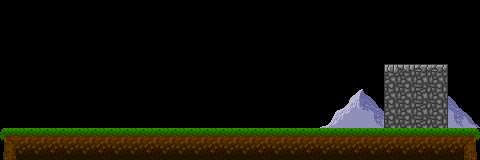

This is a level from a 2D game, rendered from its Tiled map with the project's own tilesets. A one-line summary and the complete map file follow:
An orthogonal 30x10 tile map with 16x16 px tiles, 3 tile layers (Background, Ground, Cover), 2 tilesets and 3 objects (2x Spikey, LevelLoadTrigger).

<map version="1.2" tiledversion="1.2.4" orientation="orthogonal" renderorder="right-down" width="30" height="10" tilewidth="16" tileheight="16" infinite="0" nextlayerid="14" nextobjectid="13">
 <tileset firstgid="1" source="grass-land-3.tsx" />
 <tileset firstgid="581" source="stone-land.tsx" />
 <layer id="9" name="Background" width="30" height="10">
  <data encoding="csv">
0,0,0,0,0,0,0,0,0,0,0,0,0,0,0,0,0,0,0,0,0,0,0,0,0,0,0,0,0,0,
0,0,0,0,0,0,0,0,0,0,0,0,0,0,0,0,0,0,0,0,0,0,0,0,0,0,0,0,0,0,
0,0,0,0,0,0,0,0,0,0,0,0,0,0,0,0,0,0,0,0,0,0,0,0,0,0,0,0,0,0,
0,0,0,0,0,0,0,0,0,0,0,0,0,0,0,0,0,0,0,0,0,0,0,0,0,0,0,0,0,0,
0,0,0,0,0,0,0,0,0,0,0,0,0,0,0,0,0,0,0,0,6,7,8,9,10,11,12,13,14,0,
0,0,0,0,0,0,0,0,0,0,0,0,0,0,0,0,0,0,0,0,35,36,37,38,39,40,41,42,43,0,
0,0,0,0,0,0,0,0,0,0,0,0,0,0,0,0,0,0,0,0,64,65,66,67,68,69,97,96,67,0,
0,0,0,0,0,0,0,0,0,0,0,0,0,0,0,0,0,0,0,0,93,94,95,96,97,97,97,97,96,72,
0,0,0,0,0,0,0,0,0,0,0,0,0,0,0,0,0,0,0,0,0,0,0,0,0,0,0,0,0,0,
0,0,0,0,0,0,0,0,0,0,0,0,0,0,0,0,0,0,0,0,0,0,0,0,0,0,0,0,0,0
</data>
 </layer>
 <layer id="10" name="Ground" width="30" height="10">
  <data encoding="csv">
0,0,0,0,0,0,0,0,0,0,0,0,0,0,0,0,0,0,0,0,0,0,0,0,0,0,0,0,0,0,
0,0,0,0,0,0,0,0,0,0,0,0,0,0,0,0,0,0,0,0,0,0,0,0,0,0,0,0,0,0,
0,0,0,0,0,0,0,0,0,0,0,0,0,0,0,0,0,0,0,0,0,0,0,0,0,0,0,0,0,0,
0,0,0,0,0,0,0,0,0,0,0,0,0,0,0,0,0,0,0,0,0,0,0,0,0,0,0,0,0,0,
0,0,0,0,0,0,0,0,0,0,0,0,0,0,0,0,0,0,0,0,0,0,0,0,0,0,0,0,0,0,
0,0,0,0,0,0,0,0,0,0,0,0,0,0,0,0,0,0,0,0,0,0,0,0,0,0,0,0,0,0,
0,0,0,0,0,0,0,0,0,0,0,0,0,0,0,0,0,0,0,0,0,0,0,0,0,0,0,0,0,0,
0,0,0,0,0,0,0,0,0,0,0,0,0,0,0,0,0,0,0,0,0,0,0,0,0,0,0,0,0,0,
1,2,3,4,2,3,4,3,3,4,2,3,3,4,2,3,4,3,3,4,2,3,4,3,4,3,4,3,4,5,
30,31,32,33,31,32,33,32,32,33,31,32,32,33,31,32,33,32,32,33,31,32,33,32,33,32,33,32,33,34
</data>
 </layer>
 <layer id="11" name="Cover" width="30" height="10">
  <data encoding="csv">
0,0,0,0,0,0,0,0,0,0,0,0,0,0,0,0,0,0,0,0,0,0,0,0,0,0,0,0,0,0,
0,0,0,0,0,0,0,0,0,0,0,0,0,0,0,0,0,0,0,0,0,0,0,0,0,0,0,0,0,0,
0,0,0,0,0,0,0,0,0,0,0,0,0,0,0,0,0,0,0,0,0,0,0,0,0,0,0,0,0,0,
0,0,0,0,0,0,0,0,0,0,0,0,0,0,0,0,0,0,0,0,0,0,0,0,0,0,0,0,0,0,
0,0,0,0,0,0,0,0,0,0,0,0,0,0,0,0,0,0,0,0,0,0,0,0,581,582,583,584,0,0,
0,0,0,0,0,0,0,0,0,0,0,0,0,0,0,0,0,0,0,0,0,0,0,0,594,595,596,597,0,0,
0,0,0,0,0,0,0,0,0,0,0,0,0,0,0,0,0,0,0,0,0,0,0,0,594,595,596,597,0,0,
0,0,0,0,0,0,0,0,0,0,0,0,0,0,0,0,0,0,0,0,0,0,0,0,594,595,596,597,0,0,
0,0,0,0,0,0,0,0,0,0,0,0,0,0,0,0,0,0,0,0,0,0,0,0,0,0,0,0,0,0,
0,0,0,0,0,0,0,0,0,0,0,0,0,0,0,0,0,0,0,0,0,0,0,0,0,0,0,0,0,0
</data>
 </layer>
 <objectgroup id="12" name="Enemies">
  <object id="8" name="Spikey 02" type="Spikey" x="336" y="128">
   <point />
  </object>
  <object id="9" name="Spikey 01" type="Spikey" x="208" y="128">
   <point />
  </object>
 </objectgroup>
 <objectgroup id="4" name="System">
  <object id="1" name="ReloadLevelTest" type="LevelLoadTrigger" x="320" y="0" width="80" height="128">
   <properties>
    <property name="Size" type="int" value="10" />
    <property name="nextLevel" type="file" value="../Scenes/Level1.unity" />
   </properties>
  </object>
 </objectgroup>
</map>
